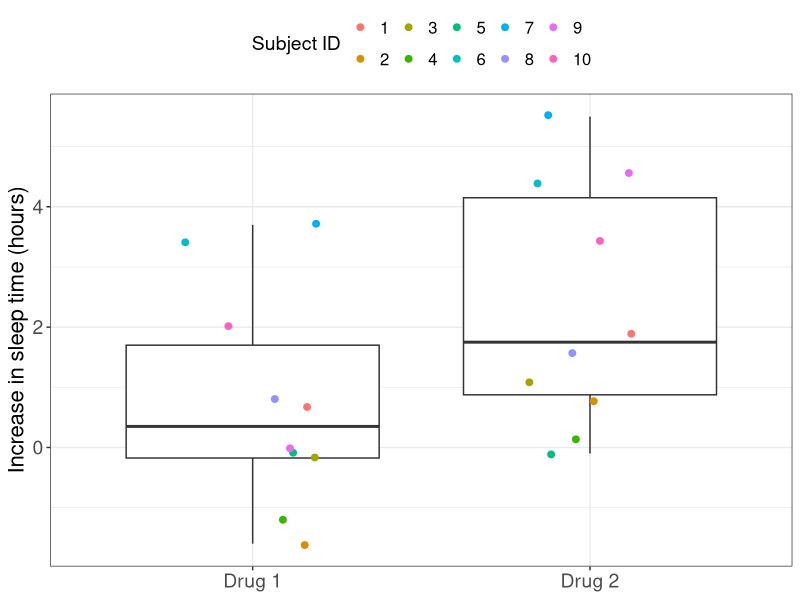
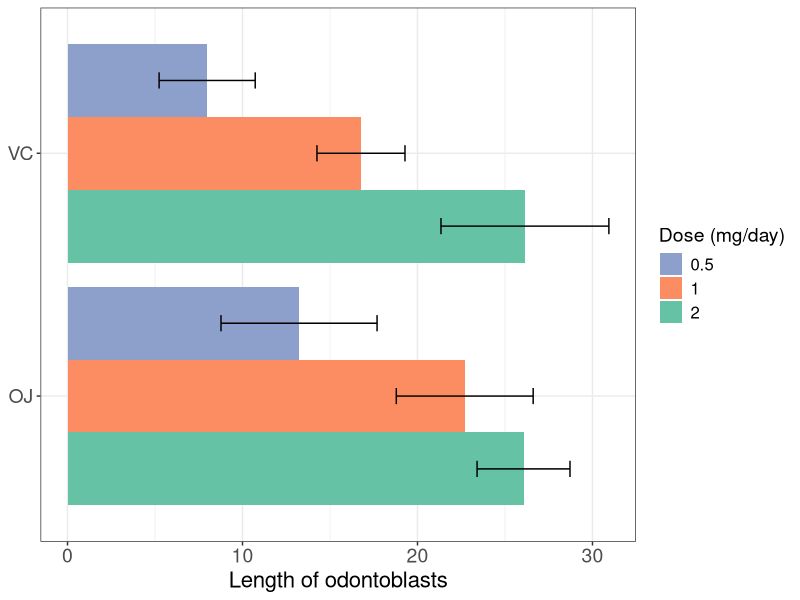
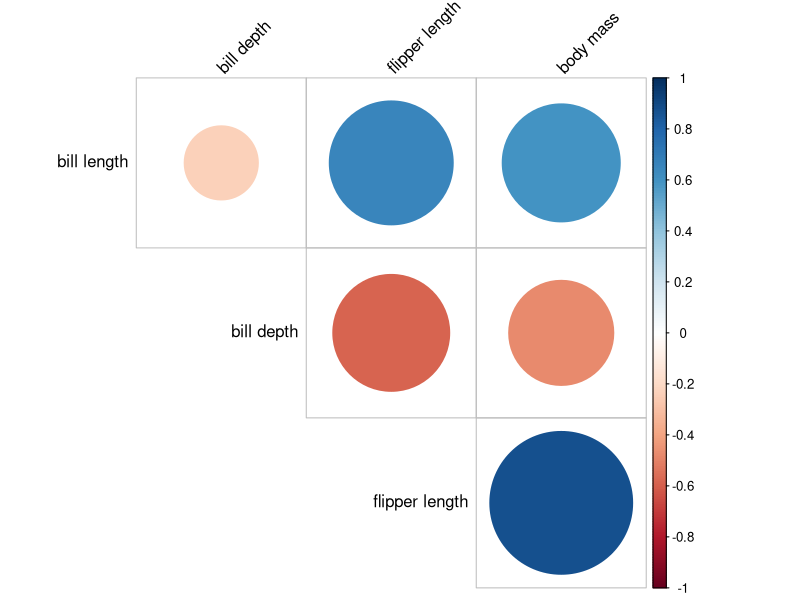
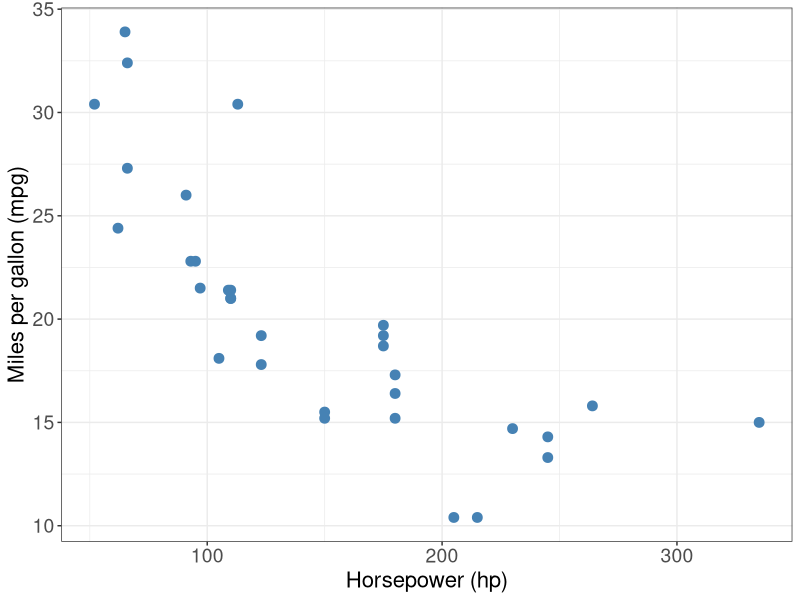
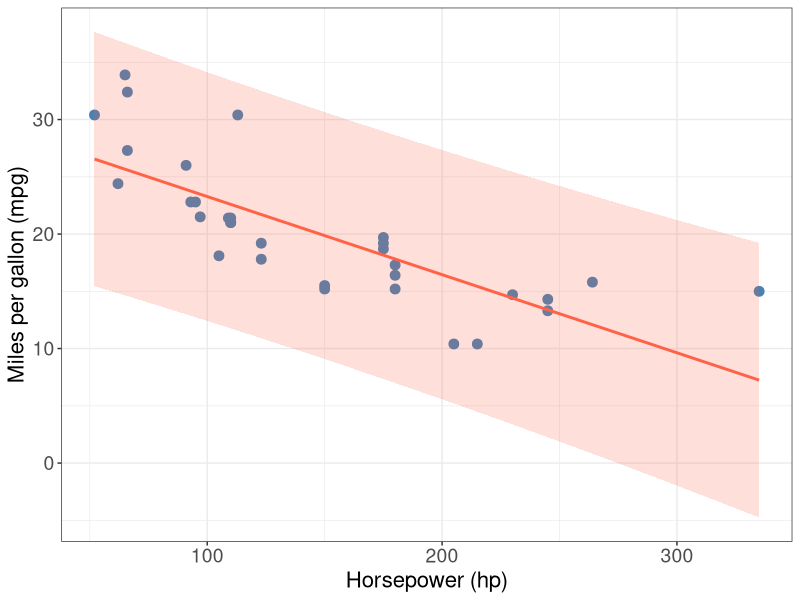
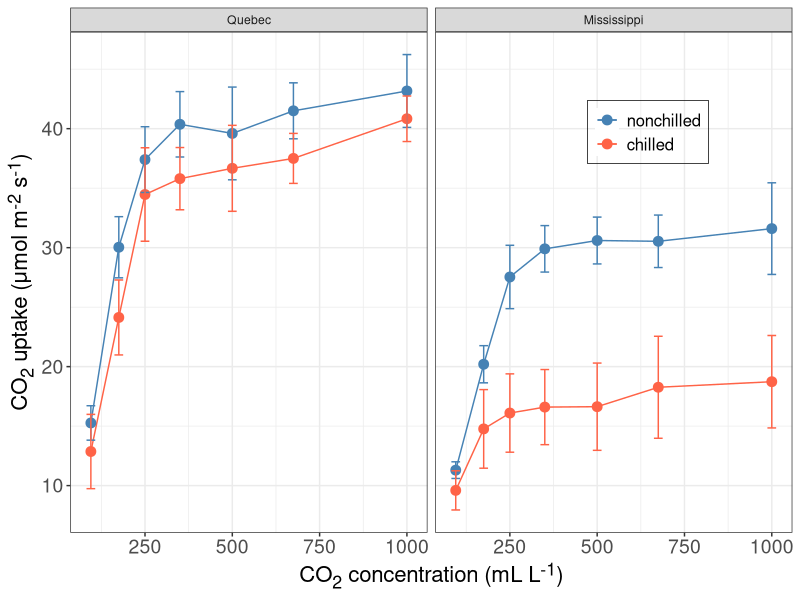

R code for these plots, in order:
## ---- chunk 1
library(tidyverse)
sleep %>%
  ggplot(aes(x = group, y = extra)) +
  geom_boxplot() +
  geom_jitter(size = 2, width = 0.2, mapping = aes(color = as.factor(ID))) +
  scale_x_discrete(labels = c("Drug 1", "Drug 2")) +
  labs(color = "Subject ID", y = "Increase in sleep time (hours)") +
  theme_bw() +
  theme(
    legend.position = "top",
    axis.title.x = element_blank(),
    axis.title = element_text(size = 16),
    axis.text = element_text(size = 14),
    legend.title = element_text(size = 14),
    legend.text = element_text(size = 12)
  )
## ---- chunk 2
ToothGrowth |> 
	mutate(dose = factor(dose, levels = c(2, 1, 0.5))) |>
	group_by(supp, dose) |>
	summarise(mean_len = mean(len), sd_len = sd(len), .groups = "drop") |>
	ggplot(aes(x = mean_len, y = supp, fill = dose)) +
	geom_col(position = position_dodge(width = 0.9)) +
	geom_errorbar(aes(xmin = mean_len - sd_len, xmax = mean_len + sd_len), position = position_dodge(width = 0.9), width = 0.2) +
	labs(x = "Length of odontoblasts", fill = "Dose") +
	guides(fill = guide_legend(title = "Dose (mg/day)", reverse = TRUE)) +
	scale_fill_brewer(palette = "Set2") +
	theme_bw() +
	theme(
		axis.title.y = element_blank(),
		axis.title = element_text(size = 16),
		axis.text = element_text(size = 14),
		legend.title = element_text(size = 14),
		legend.text = element_text(size = 12)
	)
	
## ---- chunk 3
library(corrplot)
library(palmerpenguins)
penguins_cor <-
  penguins |>
  select(bill_length_mm, bill_depth_mm, flipper_length_mm, body_mass_g) |>
  rename(
	`bill length` = bill_length_mm,
	`bill depth` = bill_depth_mm,
	`flipper length` = flipper_length_mm,
	`body mass` = body_mass_g
  ) |>
  drop_na() |>
  cor()
penguins_test <-
  penguins |>
  select(bill_length_mm, bill_depth_mm, flipper_length_mm, body_mass_g) |>
  rename(
	`bill length` = bill_length_mm,
	`bill depth` = bill_depth_mm,
	`flipper length` = flipper_length_mm,
	`body mass` = body_mass_g
  ) |>
  drop_na() |>
  cor.mtest()

corrplot(
  penguins_cor,
  method = "circle",
  type = "upper",
  tl.col = "black",
  tl.srt = 45,
  p.mat = penguins_test$p.value,
  sig.level = 0.05,
  insig = "blank",
  diag = FALSE
)
## ---- chunk 4
#| echo: true
anscombe
## ---- chunk 5
#| echo: true
anscombe_tidy <-
  anscombe |>
  pivot_longer(
    everything(),
    cols_vary = "slowest",
    names_to = c(".value", "set"),
    names_pattern = "(.)(.)"
  )
anscombe_tidy
## ---- chunk 6
mtcars_data <- read_csv("data/mtcars.csv", skip = 3,
                        col_types = cols(
                          vs = col_factor(),
                          am = col_factor(),
                          cyl = col_integer(),
                          gear = col_integer(),
                          carb = col_integer()
                        ))
## ---- chunk 7
#| echo: ture
mtcars_data
## ---- chunk 8
ggplot(mtcars_data, aes(x = hp, y = mpg)) +
  geom_point(color = "steelblue", size = 3) +
  labs(x = "Horsepower (hp)", y = "Miles per gallon (mpg)") +
  theme_bw() +
  theme(
	axis.title = element_text(size = 16),
	axis.text = element_text(size = 14)
  )
## ---- chunk 9
lm_model <- lm(mpg ~ hp, data = mtcars_data)
## ---- chunk 10
hp_new <- tibble(hp = seq(min(mtcars_data$hp), max(mtcars_data$hp), length.out = 100))
mtcars_pred<- predict(lm_model, newdata = hp_new, interval = "prediction", level = 0.99) |> as_tibble() |> bind_cols(hp_new)

mtcars_data |>
  ggplot(aes(x = hp, y = mpg)) +
  geom_point(color = "steelblue", size = 3) +
  geom_line(data = mtcars_pred, aes(x = hp, y = fit), color = "tomato", size = 1) +
  geom_ribbon(data = mtcars_pred, aes(x = hp, y = fit, ymin = lwr, ymax = upr), alpha = 0.2, fill = "tomato") +
  labs(x = "Horsepower (hp)", y = "Miles per gallon (mpg)") +
  theme_bw() +
  theme(
    axis.title = element_text(size = 16),
    axis.text = element_text(size = 14)
  )
## ---- chunk 11
library(ggtext)
CO2 |> 
	group_by(Type, Treatment, conc) |>
	summarise(mean_uptake = mean(uptake), sd_uptake = sd(uptake), .groups = "drop") |>
	ggplot(aes(x = conc, y = mean_uptake, color = Treatment)) +
	geom_line() +
	geom_point(size = 3) +
	geom_errorbar(aes(ymin = mean_uptake - sd_uptake, ymax = mean_uptake + sd_uptake), width = 25) +
	facet_wrap(~Type) +
	labs(color = "Treatment") +
	xlab("CO<sub>2</sub> concentration (mL L<sup>-1</sup>)") +
	ylab("CO<sub>2</sub> uptake (&mu;mol m<sup>-2</sup> s<sup>-1</sup>)") +
	scale_color_manual(values = c("steelblue", "tomato")) +
	theme_bw() +
	theme(
		axis.title.y = element_markdown(size = 16),
		axis.title.x = element_markdown(size = 16),
		axis.text = element_text(size = 14),
		legend.title = element_blank(),
		legend.text = element_text(size = 12),
		legend.position = "inside",
		legend.position.inside = c(0.8, 0.8),
		legend.background = element_rect(fill = "transparent", color = "black", linewidth = 0.25)
	)
